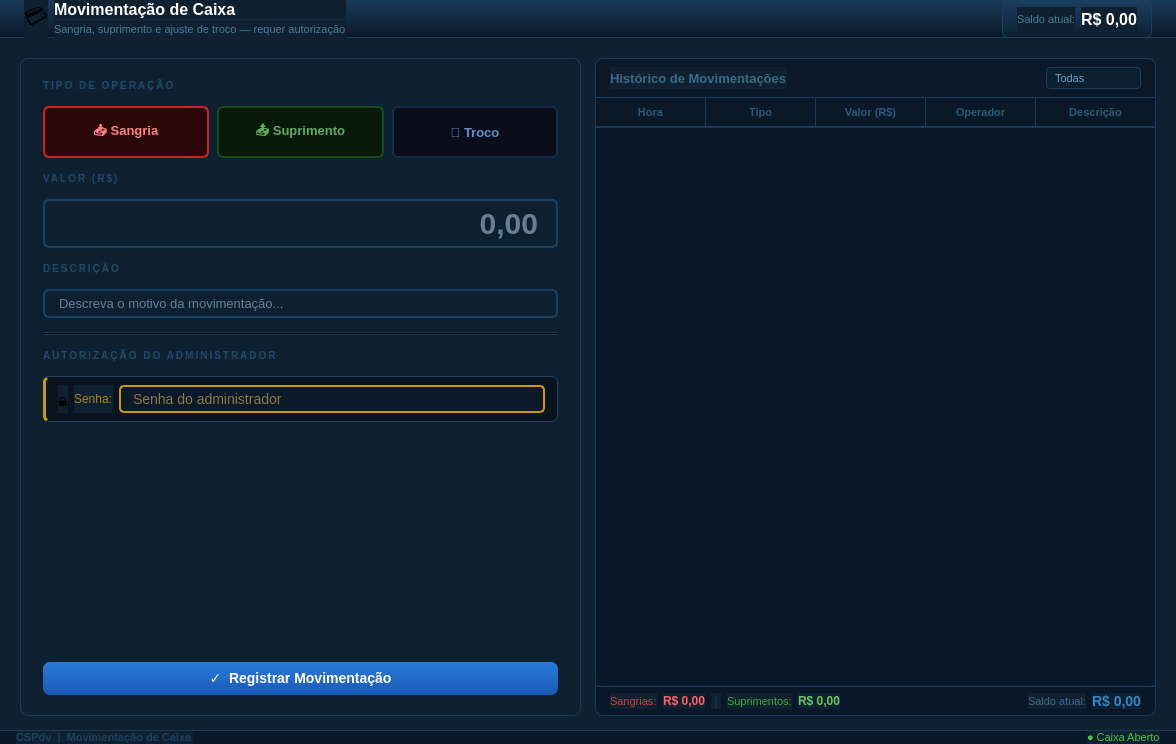
<?xml version="1.0" encoding="UTF-8"?>
<ui version="4.0">
 <class>TelaMovimentacaoCaixa</class>
 <widget class="QWidget" name="TelaMovimentacaoCaixa">
  <property name="geometry">
   <rect><x>0</x><y>0</y><width>1176</width><height>744</height></rect>
  </property>
  <property name="windowTitle"><string>CSPdv - Movimentação de Caixa</string></property>
  <property name="styleSheet">
   <string notr="true">QWidget { font-family: Arial; background-color: #0f2030; }</string>
  </property>

  <layout class="QVBoxLayout" name="mainVLayout">
   <property name="spacing"><number>0</number></property>
   <property name="leftMargin"><number>0</number></property>
   <property name="topMargin"><number>0</number></property>
   <property name="rightMargin"><number>0</number></property>
   <property name="bottomMargin"><number>0</number></property>

   <!-- Header -->
   <item>
    <widget class="QFrame" name="frameHeader">
     <property name="minimumHeight"><number>56</number></property>
     <property name="maximumHeight"><number>56</number></property>
     <property name="styleSheet"><string notr="true">QFrame#frameHeader{background:qlineargradient(x1:0,y1:0,x2:0,y2:1,stop:0 #1a3a5a,stop:1 #0a1828);border-bottom:1px solid #1a3a5a;}</string></property>
     <layout class="QHBoxLayout" name="headerHL">
      <property name="leftMargin"><number>24</number></property><property name="topMargin"><number>0</number></property>
      <property name="rightMargin"><number>24</number></property><property name="bottomMargin"><number>0</number></property>
      <item><widget class="QLabel" name="lblHIco"><property name="text"><string>&#128179;</string></property><property name="styleSheet"><string notr="true">font-size:22px;</string></property></widget></item>
      <item>
       <layout class="QVBoxLayout"><property name="spacing"><number>1</number></property>
        <item><widget class="QLabel" name="lblHTitulo"><property name="text"><string>Movimentação de Caixa</string></property><property name="styleSheet"><string notr="true">color:white;font-size:16px;font-weight:bold;</string></property></widget></item>
        <item><widget class="QLabel" name="lblHSub"><property name="text"><string>Sangria, suprimento e ajuste de troco — requer autorização</string></property><property name="styleSheet"><string notr="true">color:#4a7a9a;font-size:11px;</string></property></widget></item>
       </layout>
      </item>
      <item><spacer><property name="orientation"><enum>Qt::Horizontal</enum></property><property name="sizeHint" stdset="0"><size><width>20</width><height>10</height></size></property></spacer></item>
      <!-- Saldo atual -->
      <item>
       <widget class="QFrame" name="frameSaldoHeader">
        <property name="styleSheet"><string notr="true">QFrame#frameSaldoHeader{background-color:rgba(53,133,200,15);border:1px solid #1a4060;border-radius:6px;}</string></property>
        <layout class="QHBoxLayout" name="saldoHL">
         <property name="leftMargin"><number>14</number></property><property name="topMargin"><number>6</number></property>
         <property name="rightMargin"><number>14</number></property><property name="bottomMargin"><number>6</number></property>
         <item><widget class="QLabel" name="lblSaldoLabel"><property name="text"><string>Saldo atual:</string></property><property name="styleSheet"><string notr="true">font-size:11px;color:#4a7a9a;</string></property></widget></item>
         <item><widget class="QLabel" name="lblSaldoValor"><property name="text"><string>R$ 0,00</string></property><property name="styleSheet"><string notr="true">font-size:16px;font-weight:bold;color:white;</string></property></widget></item>
        </layout>
       </widget>
      </item>
     </layout>
    </widget>
   </item>

   <!-- Conteúdo principal -->
   <item>
    <widget class="QWidget" name="widgetContent">
     <layout class="QHBoxLayout" name="contentHL">
      <property name="spacing"><number>14</number></property>
      <property name="leftMargin"><number>20</number></property>
      <property name="topMargin"><number>20</number></property>
      <property name="rightMargin"><number>20</number></property>
      <property name="bottomMargin"><number>14</number></property>

      <!-- Coluna esquerda: formulário de operação -->
      <item>
       <widget class="QFrame" name="frameFormulario">
        <property name="minimumWidth"><number>380</number></property>
        <property name="maximumWidth"><number>420</number></property>
        <property name="styleSheet"><string notr="true">QFrame#frameFormulario{background-color:#0d2030;border:1px solid #1a3a5a;border-radius:8px;}</string></property>
        <layout class="QVBoxLayout" name="formVLayout">
         <property name="spacing"><number>14</number></property>
         <property name="leftMargin"><number>22</number></property>
         <property name="topMargin"><number>20</number></property>
         <property name="rightMargin"><number>22</number></property>
         <property name="bottomMargin"><number>20</number></property>

         <!-- Seletor de tipo de operação -->
         <item>
          <widget class="QLabel" name="lblTipoLabel"><property name="text"><string>TIPO DE OPERAÇÃO</string></property><property name="styleSheet"><string notr="true">font-size:10px;font-weight:bold;color:#1e4a6a;letter-spacing:2px;</string></property></widget>
         </item>
         <item>
          <layout class="QHBoxLayout"><property name="spacing"><number>8</number></property>
           <item>
            <widget class="QPushButton" name="btnTipoSangria">
             <property name="text"><string>&#128229; Sangria</string></property>
             <property name="checkable"><bool>true</bool></property>
             <property name="checked"><bool>true</bool></property>
             <property name="minimumSize"><size><width>110</width><height>52</height></size></property>
             <property name="styleSheet"><string notr="true">QPushButton{background-color:#1a0a0a;border:2px solid #4a1a1a;border-radius:6px;color:#cc6060;font-size:13px;font-weight:bold;padding:6px;}QPushButton:checked{background-color:#2a0808;border:2px solid #cc2222;color:#ff8080;}QPushButton:hover{border-color:#882222;}</string></property>
            </widget>
           </item>
           <item>
            <widget class="QPushButton" name="btnTipoSuprimento">
             <property name="text"><string>&#128228; Suprimento</string></property>
             <property name="checkable"><bool>true</bool></property>
             <property name="minimumSize"><size><width>110</width><height>52</height></size></property>
             <property name="styleSheet"><string notr="true">QPushButton{background-color:#0a1a0a;border:2px solid #1a4a1a;border-radius:6px;color:#60aa60;font-size:13px;font-weight:bold;padding:6px;}QPushButton:checked{background-color:#081808;border:2px solid #2a8a2a;color:#80cc80;}QPushButton:hover{border-color:#228822;}</string></property>
            </widget>
           </item>
           <item>
            <widget class="QPushButton" name="btnTipoTroco">
             <property name="text"><string>&#128184; Troco</string></property>
             <property name="checkable"><bool>true</bool></property>
             <property name="minimumSize"><size><width>110</width><height>52</height></size></property>
             <property name="styleSheet"><string notr="true">QPushButton{background-color:#0a0e1a;border:2px solid #1a2a4a;border-radius:6px;color:#6090cc;font-size:13px;font-weight:bold;padding:6px;}QPushButton:checked{background-color:#080e20;border:2px solid #2a5ab8;color:#80a8e8;}QPushButton:hover{border-color:#224488;}</string></property>
            </widget>
           </item>
          </layout>
         </item>

         <!-- Valor -->
         <item>
          <widget class="QLabel" name="lblValorLabel"><property name="text"><string>VALOR (R$)</string></property><property name="styleSheet"><string notr="true">font-size:10px;font-weight:bold;color:#1e4a6a;letter-spacing:2px;</string></property></widget>
         </item>
         <item>
          <widget class="QLineEdit" name="lineEditValor">
           <property name="minimumHeight"><number>58</number></property>
           <property name="alignment"><set>Qt::AlignRight|Qt::AlignVCenter</set></property>
           <property name="placeholderText"><string>0,00</string></property>
           <property name="styleSheet"><string notr="true">QLineEdit{background-color:#0d2030;border:2px solid #1a4060;border-radius:6px;font-size:30px;font-weight:bold;color:#c0dff4;padding:4px 16px;selection-background-color:#3585c8;selection-color:white;}QLineEdit:focus{border:2px solid #3585c8;background-color:#0f2840;}QLineEdit:hover:!focus{border:2px solid #2a5a80;}</string></property>
          </widget>
         </item>

         <!-- Descrição -->
         <item>
          <widget class="QLabel" name="lblDescricaoLabel"><property name="text"><string>DESCRIÇÃO</string></property><property name="styleSheet"><string notr="true">font-size:10px;font-weight:bold;color:#1e4a6a;letter-spacing:2px;</string></property></widget>
         </item>
         <item>
          <widget class="QLineEdit" name="lineEditDescricao">
           <property name="minimumHeight"><number>38</number></property>
           <property name="placeholderText"><string>Descreva o motivo da movimentação...</string></property>
           <property name="styleSheet"><string notr="true">QLineEdit{background-color:#0d2030;border:2px solid #1a4060;border-radius:6px;font-size:13px;color:#c0dff4;padding:4px 12px;}QLineEdit:focus{border:2px solid #3585c8;}QLineEdit:hover:!focus{border:2px solid #2a5a80;}</string></property>
          </widget>
         </item>

         <!-- Separador -->
         <item>
          <widget class="QFrame" name="frameSep"><property name="styleSheet"><string notr="true">background-color:#1a3a5a;</string></property><property name="frameShape"><enum>QFrame::HLine</enum></property><property name="minimumHeight"><number>1</number></property><property name="maximumHeight"><number>1</number></property></widget>
         </item>

         <!-- Autorização do administrador -->
         <item>
          <widget class="QLabel" name="lblAutLabel"><property name="text"><string>AUTORIZAÇÃO DO ADMINISTRADOR</string></property><property name="styleSheet"><string notr="true">font-size:10px;font-weight:bold;color:#1e4a6a;letter-spacing:2px;</string></property></widget>
         </item>
         <item>
          <widget class="QFrame" name="frameAutorizacao">
           <property name="styleSheet"><string notr="true">QFrame#frameAutorizacao{background-color:#0a1420;border:1px solid #2a4060;border-left:3px solid #cc9900;border-radius:6px;}</string></property>
           <layout class="QHBoxLayout" name="autHL">
            <property name="leftMargin"><number>12</number></property><property name="topMargin"><number>8</number></property>
            <property name="rightMargin"><number>12</number></property><property name="bottomMargin"><number>8</number></property>
            <item><widget class="QLabel" name="lblLockIco"><property name="text"><string>&#128274;</string></property><property name="styleSheet"><string notr="true">font-size:18px;</string></property></widget></item>
            <item><widget class="QLabel" name="lblSenhaLabel"><property name="text"><string>Senha:</string></property><property name="styleSheet"><string notr="true">font-size:12px;color:#aa8800;</string></property></widget></item>
            <item>
             <widget class="QLineEdit" name="lineEditSenhaAdmin">
              <property name="minimumHeight"><number>36</number></property>
              <property name="echoMode"><enum>QLineEdit::Password</enum></property>
              <property name="placeholderText"><string>Senha do administrador</string></property>
              <property name="styleSheet"><string notr="true">QLineEdit{background-color:#0d1828;border:2px solid #cc9900;border-radius:5px;font-size:14px;color:#ffe060;padding:3px 10px;}QLineEdit:focus{border-color:#ffcc00;}</string></property>
             </widget>
            </item>
           </layout>
          </widget>
         </item>

         <item>
          <spacer><property name="orientation"><enum>Qt::Vertical</enum></property><property name="sizeHint" stdset="0"><size><width>10</width><height>10</height></size></property></spacer>
         </item>

         <!-- Botão registrar -->
         <item>
          <widget class="QPushButton" name="btnRegistrar">
           <property name="text"><string>&#10003;  Registrar Movimentação</string></property>
           <property name="shortcut"><string>Return</string></property>
           <property name="minimumHeight"><number>50</number></property>
           <property name="styleSheet"><string notr="true">QPushButton{background:qlineargradient(x1:0,y1:0,x2:0,y2:1,stop:0 #2a7ad8,stop:1 #1a5ab8);color:white;font-size:14px;font-weight:bold;border:none;border-radius:7px;padding:8px;}QPushButton:hover{background:#3a88e8;}QPushButton:pressed{background:#1a5098;}QPushButton:disabled{background:#1a3050;color:#2a4a6a;}</string></property>
          </widget>
         </item>

        </layout>
       </widget>
      </item>

      <!-- Coluna direita: histórico de movimentações -->
      <item>
       <widget class="QFrame" name="frameHistorico">
        <property name="styleSheet"><string notr="true">QFrame#frameHistorico{background-color:#0d2030;border:1px solid #1a3a5a;border-radius:8px;}</string></property>
        <layout class="QVBoxLayout" name="histVLayout">
         <property name="spacing"><number>0</number></property>
         <property name="leftMargin"><number>0</number></property>
         <property name="topMargin"><number>0</number></property>
         <property name="rightMargin"><number>0</number></property>
         <property name="bottomMargin"><number>0</number></property>

         <!-- Header tabela -->
         <item>
          <widget class="QFrame" name="frameHistHeader">
           <property name="styleSheet"><string notr="true">QFrame#frameHistHeader{background-color:#0a1828;border-bottom:1px solid #1a3a5a;border-top-left-radius:8px;border-top-right-radius:8px;}</string></property>
           <layout class="QHBoxLayout" name="histHeaderHL">
            <property name="leftMargin"><number>14</number></property><property name="topMargin"><number>8</number></property>
            <property name="rightMargin"><number>14</number></property><property name="bottomMargin"><number>8</number></property>
            <item><widget class="QLabel" name="lblHistTitulo"><property name="text"><string>Histórico de Movimentações</string></property><property name="styleSheet"><string notr="true">font-size:13px;font-weight:bold;color:#3a6a8a;</string></property></widget></item>
            <item><spacer><property name="orientation"><enum>Qt::Horizontal</enum></property><property name="sizeHint" stdset="0"><size><width>10</width><height>10</height></size></property></spacer></item>
            <item>
             <widget class="QComboBox" name="comboFiltroHist">
              <property name="minimumHeight"><number>28</number></property>
              <property name="minimumWidth"><number>130</number></property>
              <property name="styleSheet"><string notr="true">QComboBox{background-color:#0d2030;border:1px solid #1a4060;border-radius:4px;font-size:11px;color:#6a9fcc;padding:2px 8px;}QComboBox::drop-down{border:none;width:20px;}QComboBox QAbstractItemView{background-color:#0d2030;border:1px solid #1a4060;selection-background-color:#1a4a7a;color:#a0c8e8;}</string></property>
              <item><property name="text"><string>Todas</string></property></item>
              <item><property name="text"><string>Sangria</string></property></item>
              <item><property name="text"><string>Suprimento</string></property></item>
              <item><property name="text"><string>Troco</string></property></item>
             </widget>
            </item>
           </layout>
          </widget>
         </item>

         <!-- Tabela -->
         <item>
          <widget class="QTableWidget" name="tableHistorico">
           <property name="styleSheet">
            <string notr="true">
             QTableWidget{background-color:#081828;alternate-background-color:#0a1e30;border:none;border-bottom-left-radius:8px;border-bottom-right-radius:8px;font-size:12px;gridline-color:#1a3a5a;outline:0;color:#a0c8e8;}
             QTableWidget::item{padding:5px 8px;}
             QTableWidget::item:selected{background-color:#1a4a7a;color:white;}
             QTableWidget::item:hover:!selected{background-color:#0f2840;}
             QHeaderView::section:horizontal{background-color:#0a1828;color:#2a5a7a;font-size:11px;font-weight:bold;padding:5px 8px;border:none;border-right:1px solid #1a3a5a;border-bottom:2px solid #1a3a5a;}
             QHeaderView::section:horizontal:last{border-right:none;}
             QHeaderView::section:horizontal:checked{background-color:#0a1828;color:#2a5a7a;}
             QHeaderView::section:vertical{background-color:#0a1828;color:#0a1828;border:none;border-bottom:1px solid #1a3a5a;border-right:1px solid #1a3a5a;width:14px;}
             QHeaderView::section:vertical:checked{background-color:#1a4a7a;color:#1a4a7a;}
             QTableCornerButton::section{background-color:#0a1828;border:none;border-bottom:2px solid #1a3a5a;border-right:1px solid #1a3a5a;}
             QScrollBar:vertical{background:#081828;width:8px;margin:0;}
             QScrollBar::handle:vertical{background:#1a3a5a;border-radius:3px;min-height:20px;}
             QScrollBar::handle:vertical:hover{background:#3585c8;}
             QScrollBar::add-line:vertical,QScrollBar::sub-line:vertical{height:0px;}
            </string>
           </property>
           <property name="columnCount"><number>5</number></property>
           <property name="rowCount"><number>0</number></property>
           <property name="selectionBehavior"><enum>QAbstractItemView::SelectRows</enum></property>
           <property name="editTriggers"><set>QAbstractItemView::NoEditTriggers</set></property>
           <property name="alternatingRowColors"><bool>true</bool></property>
           <property name="showGrid"><bool>true</bool></property>
           <property name="sortingEnabled"><bool>false</bool></property>
           <attribute name="horizontalHeaderVisible"><bool>true</bool></attribute>
           <attribute name="horizontalHeaderStretchLastSection"><bool>true</bool></attribute>
           <attribute name="horizontalHeaderHighlightSections"><bool>false</bool></attribute>
           <attribute name="horizontalHeaderDefaultSectionSize"><number>110</number></attribute>
           <attribute name="verticalHeaderVisible"><bool>true</bool></attribute>
           <attribute name="verticalHeaderDefaultSectionSize"><number>28</number></attribute>
           <attribute name="verticalHeaderHighlightSections"><bool>true</bool></attribute>
           <column><property name="text"><string>Hora</string></property></column>
           <column><property name="text"><string>Tipo</string></property></column>
           <column><property name="text"><string>Valor (R$)</string></property></column>
           <column><property name="text"><string>Operador</string></property></column>
           <column><property name="text"><string>Descrição</string></property></column>
          </widget>
         </item>

         <!-- Totais rodapé -->
         <item>
          <widget class="QFrame" name="frameTotaisHist">
           <property name="minimumHeight"><number>42</number></property>
           <property name="maximumHeight"><number>42</number></property>
           <property name="styleSheet"><string notr="true">QFrame#frameTotaisHist{background-color:#081828;border-top:1px solid #1a3a5a;border-bottom-left-radius:8px;border-bottom-right-radius:8px;}</string></property>
           <layout class="QHBoxLayout" name="totaisHL">
            <property name="leftMargin"><number>14</number></property><property name="topMargin"><number>6</number></property>
            <property name="rightMargin"><number>14</number></property><property name="bottomMargin"><number>6</number></property>
            <item><widget class="QLabel" name="lblTotalSangriaLabel"><property name="text"><string>Sangrias:</string></property><property name="styleSheet"><string notr="true">font-size:11px;color:#cc4040;</string></property></widget></item>
            <item><widget class="QLabel" name="lblTotalSangriaValor"><property name="text"><string>R$ 0,00</string></property><property name="styleSheet"><string notr="true">font-size:12px;font-weight:bold;color:#ff6060;</string></property></widget></item>
            <item><widget class="QLabel" name="lblSep1"><property name="text"><string> | </string></property><property name="styleSheet"><string notr="true">color:#1a3a5a;</string></property></widget></item>
            <item><widget class="QLabel" name="lblTotalSupLabel"><property name="text"><string>Suprimentos:</string></property><property name="styleSheet"><string notr="true">font-size:11px;color:#40aa40;</string></property></widget></item>
            <item><widget class="QLabel" name="lblTotalSupValor"><property name="text"><string>R$ 0,00</string></property><property name="styleSheet"><string notr="true">font-size:12px;font-weight:bold;color:#60cc60;</string></property></widget></item>
            <item><spacer><property name="orientation"><enum>Qt::Horizontal</enum></property><property name="sizeHint" stdset="0"><size><width>10</width><height>10</height></size></property></spacer></item>
            <item><widget class="QLabel" name="lblSaldoAtualLabel2"><property name="text"><string>Saldo atual:</string></property><property name="styleSheet"><string notr="true">font-size:11px;color:#3a6a8a;</string></property></widget></item>
            <item><widget class="QLabel" name="lblSaldoAtualValor2"><property name="text"><string>R$ 0,00</string></property><property name="styleSheet"><string notr="true">font-size:14px;font-weight:bold;color:#3585c8;</string></property></widget></item>
           </layout>
          </widget>
         </item>

        </layout>
       </widget>
      </item>

     </layout>
    </widget>
   </item>

   <!-- Status bar -->
   <item>
    <widget class="QFrame" name="frameStatusBar">
     <property name="minimumHeight"><number>26</number></property>
     <property name="maximumHeight"><number>26</number></property>
     <property name="styleSheet"><string notr="true">QFrame#frameStatusBar{background-color:#081828;border-top:1px solid #1a3a5a;}</string></property>
     <layout class="QHBoxLayout" name="statusHL">
      <property name="leftMargin"><number>16</number></property><property name="topMargin"><number>0</number></property>
      <property name="rightMargin"><number>16</number></property><property name="bottomMargin"><number>0</number></property>
      <item><widget class="QLabel" name="lblStatus"><property name="text"><string>CSPdv  |  Movimentação de Caixa</string></property><property name="styleSheet"><string notr="true">color:#1a4060;font-size:11px;font-weight:bold;</string></property></widget></item>
      <item><spacer><property name="orientation"><enum>Qt::Horizontal</enum></property><property name="sizeHint" stdset="0"><size><width>20</width><height>10</height></size></property></spacer></item>
      <item><widget class="QLabel" name="lblStatusCaixaAberto"><property name="text"><string>&#9679; Caixa Aberto</string></property><property name="styleSheet"><string notr="true">color:#40cc40;font-size:11px;</string></property></widget></item>
     </layout>
    </widget>
   </item>

  </layout>
 </widget>
 <resources/>
 <connections/>
</ui>
